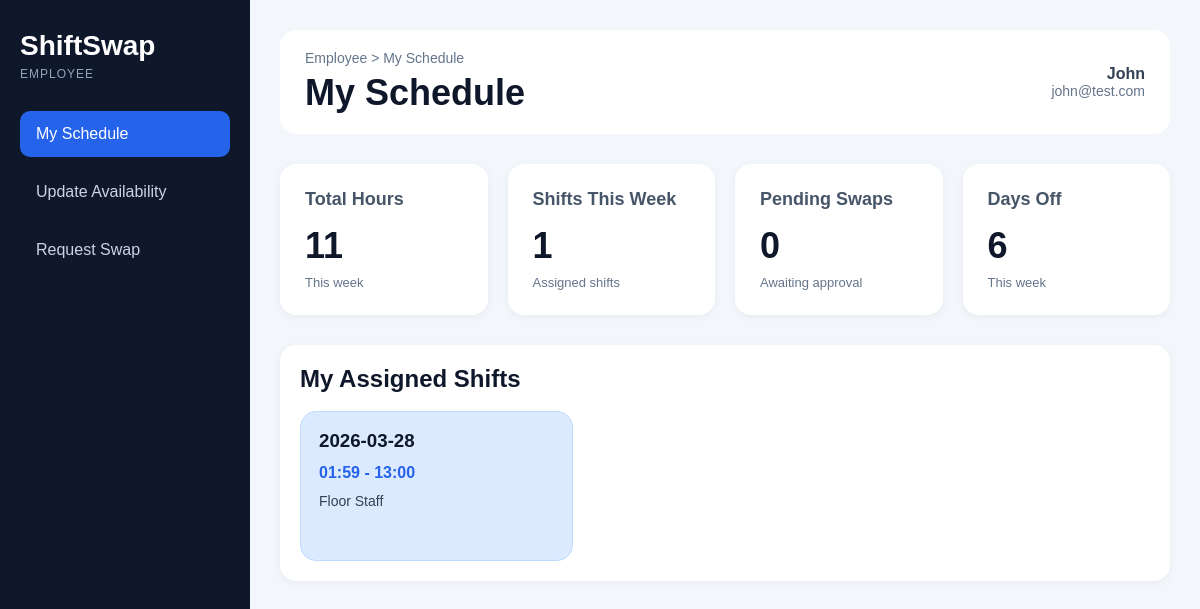
The app's page /employee-dashboard (signed in) with its own data.
### tables this page shows
CREATE TABLE shifts (
    id INTEGER PRIMARY KEY AUTOINCREMENT,
    employee_id INTEGER,
    date TEXT,
    start_time TEXT,
    end_time TEXT,
    skill TEXT,
    FOREIGN KEY (employee_id) REFERENCES employees(id)
);

### app.py (the view)
@app.route("/employee-dashboard")
def employee_dashboard():
    if session.get("role") != "employee":
        return redirect(url_for("home"))
    employee_id = session["employee_id"]
    conn = get_db_connection()
    shifts = conn.execute("""
        SELECT * FROM shifts
        WHERE employee_id = ?
        ORDER BY date, start_time
    """, (employee_id,)).fetchall()
    pending_swaps = conn.execute("""
        SELECT COUNT(*) FROM swap_requests
        WHERE employee_id = ? AND status = 'Pending'
    """, (employee_id,)).fetchone()[0]
    shift_count = len(shifts)
    total_hours = 0
    dates_with_shifts = set()
    for shift in shifts:
        start_h, start_m = map(int, shift["start_time"].split(":"))
        end_h, end_m = map(int, shift["end_time"].split(":"))
        start_total = start_h * 60 + start_m
        end_total = end_h * 60 + end_m
        if end_total > start_total:
            total_hours += (end_total - start_total) / 60
        dates_with_shifts.add(shift["date"])
    days_off = 7 - len(dates_with_shifts)
    if days_off < 0:
        days_off = 0
    conn.close()
    return render_template(
        "employee-dashboard.html",
        shifts=shifts,
        total_hours=int(total_hours),
        shift_count=shift_count,
        pending_swaps=pending_swaps,
        days_off=days_off
    )

### app.py (called while the page is built)
def get_db_connection():
    conn = sqlite3.connect("database.db")
    conn.row_factory = sqlite3.Row
    return conn

### templates/employee-dashboard.html (shortened to what this page needs)
<!DOCTYPE html>
<html lang="en">
<head>
  <link rel="stylesheet" href="{{ url_for('static', filename='style.css') }}">
</head>
<body>
  <div class="dashboard-layout">
    <aside class="sidebar">
      <div class="sidebar-logo">
        <h2>ShiftSwap</h2>
        <p>EMPLOYEE</p>
      </div>
      <nav class="sidebar-nav">
        <a href="/employee-dashboard" class="active">My Schedule</a>
        <a href="/update-availability">Update Availability</a>
        <a href="/request-swap">Request Swap</a>
      </nav>
    </aside>
    <main class="main-content">
      <div class="topbar">
        <div>
          <p class="breadcrumb">Employee > My Schedule</p>
          <h1>My Schedule</h1>
        </div>
        <div class="user-box">
          <strong>{{ session.get('name', 'User') }}</strong>
          <span>{{ session.get('email', 'No email') }}</span>
        </div>
      </div>
      <div class="stats-grid">
        <div class="stat-card">
          <h3>Total Hours</h3>
          <p>{{ total_hours }}</p>
          <span>This week</span>
        </div>
        <div class="stat-card">
          <h3>Shifts This Week</h3>
          <p>{{ shift_count }}</p>
          <span>Assigned shifts</span>
        </div>
        <div class="stat-card">
          <h3>Pending Swaps</h3>
          <p>{{ pending_swaps }}</p>
          <span>Awaiting approval</span>
        </div>
        <div class="stat-card">
          <h3>Days Off</h3>
          <p>{{ days_off }}</p>
          <span>This week</span>
        </div>
      </div>
      <div class="table-card">
        <div class="employee-header">
          <h2>My Assigned Shifts</h2>
        </div>
        <div class="week-grid">
          {% if shifts %}
            {% for shift in shifts %}
            <div class="day-card">
              <h3>{{ shift.date }}</h3>
              <p>{{ shift.start_time }} - {{ shift.end_time }}</p>
              <span>{{ shift.skill }}</span>
            </div>
            {% endfor %}
          {% else %}
            <div class="day-card off-day" style="grid-column: 1 / -1; text-align: center;">
              <h3>No shifts assigned yet</h3>
              <p>Enjoy your time off</p>
              <span>Your manager has not assigned any shifts yet.</span>
            </div>
          {% endif %}
        </div>
      </div>
    </main>
  </div>
</body>
</html>

### static/style.css (style rules this page uses)
* { margin: 0; padding: 0; box-sizing: border-box; font-family: Arial, sans-serif; }
body { background-color: #f5f7fb; }
.dashboard-layout { display: flex; min-height: 100vh; background-color: #f3f6fb; }
.sidebar { width: 250px; background-color: #0f172a; color: white; padding: 30px 20px; }
.sidebar-logo h2 { font-size: 28px; margin-bottom: 5px; }
.sidebar-logo p { font-size: 12px; color: #94a3b8; letter-spacing: 1px; margin-bottom: 30px; }
.sidebar-nav { display: flex; flex-direction: column; gap: 12px; }
.sidebar-nav a { text-decoration: none; color: #cbd5e1; padding: 14px 16px; border-radius: 10px; transition: 0.3s; }
.sidebar-nav a:hover, .sidebar-nav a.active { background-color: #2563eb; color: white; }
.main-content { flex: 1; padding: 30px; }
.topbar { display: flex; justify-content: space-between; align-items: center; margin-bottom: 30px; background-color: white; padding: 20px 25px; border-radius: 16px; }
.breadcrumb { color: #64748b; font-size: 14px; margin-bottom: 6px; }
.topbar h1 { font-size: 36px; color: #0f172a; }
.user-box { display: flex; flex-direction: column; text-align: right; color: #334155; }
.user-box span { font-size: 14px; color: #64748b; }
.stats-grid { display: grid; grid-template-columns: repeat(4, 1fr); gap: 20px; margin-bottom: 30px; }
.stat-card { background-color: white; border-radius: 16px; padding: 25px; box-shadow: 0 2px 8px rgba(0, 0, 0, 0.05); }
.stat-card h3 { font-size: 18px; color: #475569; margin-bottom: 15px; }
.stat-card p { font-size: 36px; font-weight: bold; color: #0f172a; }
.table-card { background-color: white; border-radius: 16px; padding: 20px; box-shadow: 0 2px 8px rgba(0, 0, 0, 0.05); overflow-x: auto; }
.employee-header { display: flex; justify-content: space-between; align-items: center; margin-bottom: 18px; }
.employee-header h2 { color: #0f172a; }
.week-grid { display: grid; grid-template-columns: repeat(7, 1fr); gap: 16px; }
.day-card { background-color: #dbeafe; border: 1px solid #bfdbfe; border-radius: 16px; padding: 18px; min-height: 150px; }
.day-card h3 { color: #0f172a; margin-bottom: 12px; }
.day-card p { color: #2563eb; font-weight: 700; margin-bottom: 10px; }
.day-card span { color: #334155; font-size: 14px; }
@media (max-width: 1200px) { .week-grid { grid-template-columns: repeat(3, 1fr); } }
.table-card { margin-bottom: 24px; }
.stat-card span { display: block; margin-top: 8px; font-size: 13px; color: #64748b; }

### records on screen
shifts: date "2026-03-28", start_time "01:59", end_time "13:00", skill "Floor Staff"

### other values on screen
{{ session.get('name', 'User') }} "John"
{{ session.get('email', 'No email') }} "john@test.com"
{{ total_hours }} "11"
{{ shift_count }} "1"
{{ pending_swaps }} "0"
{{ days_off }} "6"
